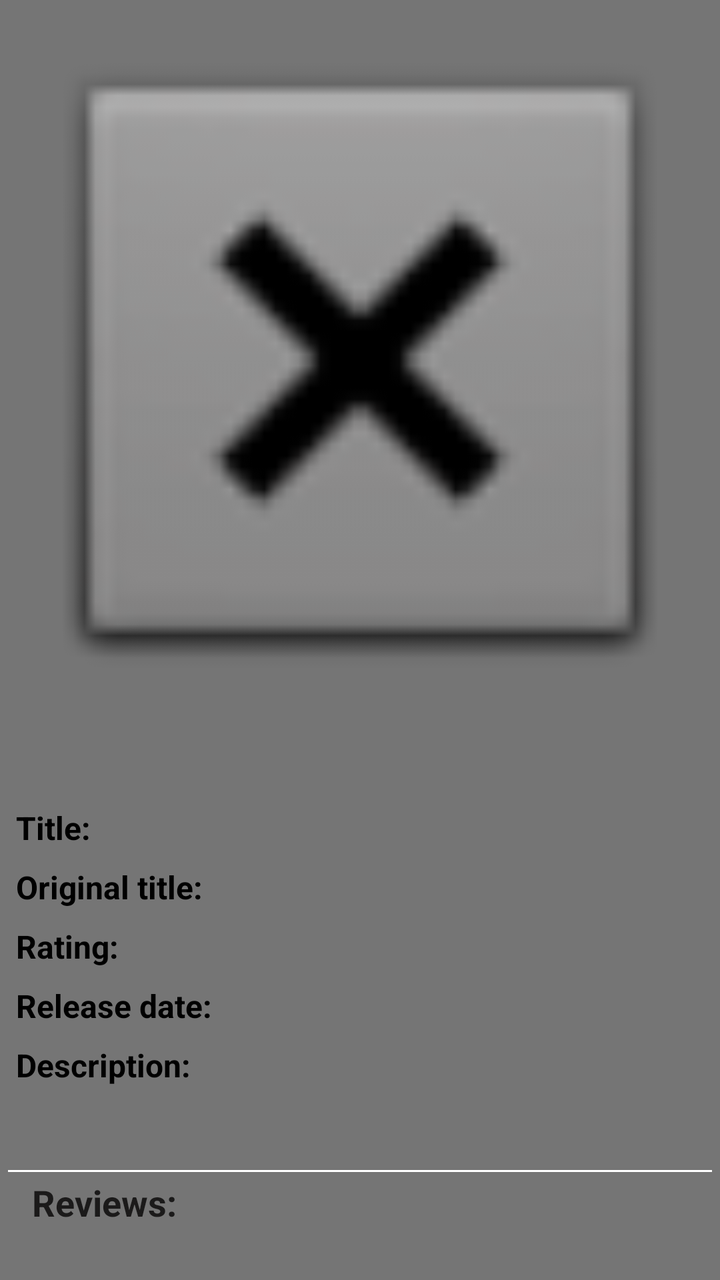
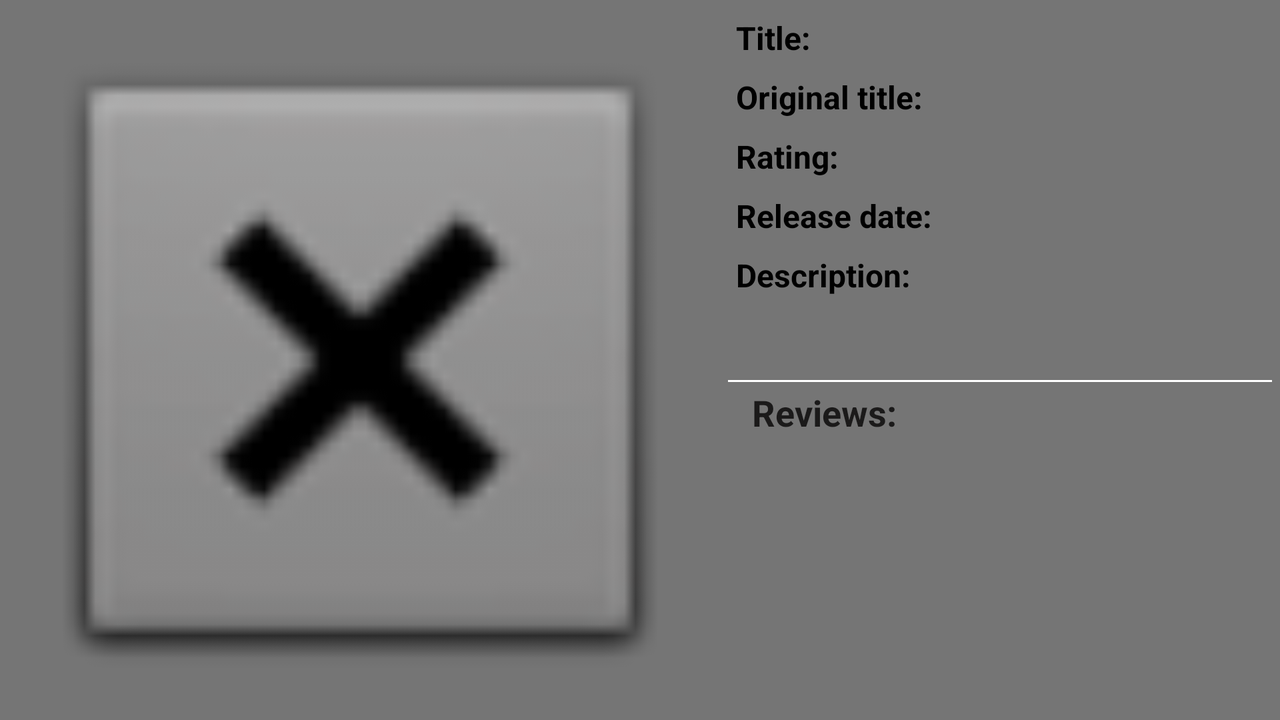

Two renders of one Android screen. The first uses the default layout on a phone; the second uses the alternative layout the repository ships for a different screen configuration, on a matching device. The two XML files are below.
<!-- AndroidManifest.xml: application theme Theme.MyFilms -->
<!-- res/layout/activity_detail.xml -->
<?xml version="1.0" encoding="utf-8"?>
<ScrollView xmlns:android="http://schemas.android.com/apk/res/android"
    xmlns:app="http://schemas.android.com/apk/res-auto"
    xmlns:tools="http://schemas.android.com/tools"
    android:id="@+id/scrollViewInfo"
    android:layout_width="match_parent"
    android:layout_height="match_parent"
    android:background="@color/background"
    tools:context=".DetailActivity">

    <androidx.constraintlayout.widget.ConstraintLayout
        android:layout_width="match_parent"
        android:layout_height="wrap_content">

        <ImageView
            android:id="@+id/imageViewBigPoster"
            android:layout_width="0dp"
            android:layout_height="wrap_content"
            android:layout_margin="0dp"
            android:adjustViewBounds="true"
            android:contentDescription="@string/poster_description"
            app:layout_constraintEnd_toEndOf="parent"
            app:layout_constraintStart_toStartOf="parent"
            app:layout_constraintTop_toTopOf="parent"
            app:srcCompat="@android:drawable/btn_dialog" />


        <ImageView
            android:id="@+id/imageViewAddToFavorites"
            android:layout_width="@dimen/size_of_star"
            android:layout_height="@dimen/size_of_star"
            android:layout_marginEnd="16dp"
            android:contentDescription="@string/favorites_description"
            android:onClick="onClickChangeFavorites"
            app:layout_constraintBottom_toBottomOf="@id/imageViewBigPoster"
            app:layout_constraintEnd_toEndOf="@+id/imageViewBigPoster"
            app:layout_constraintTop_toBottomOf="@+id/imageViewBigPoster"
            app:srcCompat="@drawable/stargold" />

        <include
            android:id="@+id/movieInfo"
            layout="@layout/movie_info"
            android:layout_width="0dp"
            android:layout_height="wrap_content"
            app:layout_constraintEnd_toEndOf="parent"
            app:layout_constraintStart_toStartOf="parent"
            app:layout_constraintTop_toBottomOf="@id/imageViewAddToFavorites" />


    </androidx.constraintlayout.widget.ConstraintLayout>
</ScrollView>
<!-- res/layout/movie_info.xml (included above) -->
<?xml version="1.0" encoding="utf-8"?>
<androidx.constraintlayout.widget.ConstraintLayout xmlns:android="http://schemas.android.com/apk/res/android"
    xmlns:app="http://schemas.android.com/apk/res-auto"
    xmlns:tools="http://schemas.android.com/tools"
    android:layout_width="match_parent"
    android:layout_height="match_parent"
    >

    <TextView
        android:id="@+id/textViewLabelTitle"
        android:layout_width="wrap_content"
        android:layout_height="wrap_content"
        android:text="@string/title"
        style="@style/LabelStyle"
        app:layout_constraintStart_toStartOf="parent"
        app:layout_constraintTop_toTopOf="parent" />


    <androidx.constraintlayout.widget.Guideline
        android:id="@+id/guidelineCenter"
        android:layout_width="wrap_content"
        android:layout_height="wrap_content"
        android:orientation="vertical"
        app:layout_constraintGuide_percent="0.5" />

    <TextView
        android:id="@+id/textViewTitle"
        android:layout_width="0dp"
        android:layout_height="wrap_content"
        android:layout_margin="8dp"
        android:textColor="@color/text"
        android:textSize="16sp"
        app:layout_constraintEnd_toEndOf="parent"
        app:layout_constraintStart_toStartOf="@+id/guidelineCenter"
        app:layout_constraintTop_toTopOf="parent" />

    <TextView
        android:id="@+id/textViewLabelOriginalTitle"
        android:layout_width="wrap_content"
        android:layout_height="wrap_content"
        android:text="@string/original_title"
        style="@style/LabelStyle"
        app:layout_constraintStart_toStartOf="parent"
        app:layout_constraintTop_toBottomOf="@+id/textViewTitle" />

    <TextView
        android:id="@+id/textViewOriginalTitle"
        android:layout_width="0dp"
        android:layout_height="wrap_content"
        android:layout_margin="8dp"
        android:textColor="@color/text"
        android:textSize="16sp"
        app:layout_constraintEnd_toEndOf="parent"
        app:layout_constraintStart_toStartOf="@+id/guidelineCenter"
        app:layout_constraintTop_toBottomOf="@+id/textViewTitle" />

    <TextView
        android:id="@+id/textViewLabelRating"
        android:layout_width="wrap_content"
        android:layout_height="wrap_content"
        style="@style/LabelStyle"
        android:text="@string/rating"
        app:layout_constraintStart_toStartOf="parent"
        app:layout_constraintTop_toBottomOf="@+id/textViewOriginalTitle" />

    <TextView
        android:id="@+id/textViewRating"
        android:layout_width="wrap_content"
        android:layout_height="wrap_content"
        android:layout_margin="8dp"
        android:textColor="#A1FF5D"
        android:textSize="16sp"
        android:textStyle="bold"
        app:layout_constraintEnd_toEndOf="parent"
        app:layout_constraintHorizontal_bias="0.0"
        app:layout_constraintStart_toStartOf="@+id/guidelineCenter"
        app:layout_constraintTop_toBottomOf="@+id/textViewOriginalTitle" />

    <TextView
        android:id="@+id/textViewLabelReleaseDate"
        android:layout_width="wrap_content"
        android:layout_height="wrap_content"
        android:text="@string/release_date"
        style="@style/LabelStyle"
        app:layout_constraintStart_toStartOf="parent"
        app:layout_constraintTop_toBottomOf="@+id/textViewRating" />

    <TextView
        android:id="@+id/textViewReleaseDate"
        android:layout_width="0dp"
        android:layout_height="wrap_content"
        android:layout_margin="8dp"
        android:textColor="@color/text"
        android:textSize="16sp"
        app:layout_constraintEnd_toEndOf="parent"
        app:layout_constraintStart_toStartOf="@+id/guidelineCenter"
        app:layout_constraintTop_toBottomOf="@+id/textViewRating" />

    <TextView
        android:id="@+id/textViewLabelDescription"
        android:layout_width="wrap_content"
        android:layout_height="wrap_content"
        style="@style/LabelStyle"
        android:text="@string/description"
        app:layout_constraintStart_toStartOf="parent"
        app:layout_constraintTop_toBottomOf="@+id/textViewReleaseDate" />


    <TextView
        android:id="@+id/textViewOverview"
        android:layout_width="wrap_content"
        android:layout_height="wrap_content"
        android:layout_margin="0dp"
        android:textColor="@color/text"
        android:textSize="16sp"
        android:padding="8dp"
        app:layout_constraintStart_toStartOf="parent"
        app:layout_constraintTop_toBottomOf="@+id/textViewLabelDescription" />

    <View
        android:layout_width="0dp"
        android:layout_height="1dp"
        android:layout_margin="4dp"
        android:background="#FFFFFF"
        app:layout_constraintTop_toBottomOf="@id/textViewOverview"
        app:layout_constraintStart_toStartOf="parent"
        app:layout_constraintEnd_toEndOf="parent"
        />

    <androidx.recyclerview.widget.RecyclerView
        android:id="@+id/recyclerViewTrailers"
        android:nestedScrollingEnabled="false"
        android:layout_width="0dp"
        android:layout_height="wrap_content"
        app:layout_constraintEnd_toEndOf="parent"
        app:layout_constraintStart_toStartOf="parent"
        app:layout_constraintTop_toBottomOf="@id/textViewOverview"
        />

    <TextView
        android:id="@+id/textViewLabelReview"
        android:layout_width="wrap_content"
        android:layout_height="wrap_content"
        android:layout_marginStart="16dp"
        android:layout_marginTop="8dp"
        android:layout_marginBottom="8dp"
        android:text="@string/reviews"
        android:textColor="#1B1A1A"
        android:textSize="18sp"
        android:textStyle="bold"
        app:layout_constraintBottom_toTopOf="@id/recyclerViewReviews"
        app:layout_constraintStart_toStartOf="parent"
        app:layout_constraintTop_toBottomOf="@id/recyclerViewTrailers" />


    <androidx.recyclerview.widget.RecyclerView
        android:id="@+id/recyclerViewReviews"
        android:nestedScrollingEnabled="false"
        android:layout_width="0dp"
        android:layout_height="wrap_content"
        app:layout_constraintEnd_toEndOf="parent"
        app:layout_constraintStart_toStartOf="parent"
        app:layout_constraintTop_toBottomOf="@id/textViewLabelReview"
        />

</androidx.constraintlayout.widget.ConstraintLayout>
<!-- resources referenced by this layout -->
<resources>
  <color name="background">#757575</color>
  <color name="text">#FCFFE8</color>
  <dimen name="size_of_star">70dp</dimen>
  <string name="description">Description:</string>
  <string name="favorites_description">star</string>
  <string name="original_title">Original title:</string>
  <string name="poster_description">film poster</string>
  <string name="rating">Rating:</string>
  <string name="release_date">Release date:</string>
  <string name="reviews">Reviews:</string>
  <string name="title">Title:</string>
  <style name="LabelStyle">
          <item name="android:textStyle">bold</item>
          <item name="android:textSize">16sp</item>
          <item name="android:textColor">#000000</item>
          <item name="android:layout_margin">8dp</item>
      </style>
  <style name="Theme.MyFilms" parent="Theme.AppCompat.Light.DarkActionBar">
          
          <item name="colorPrimary">@color/colorPrimary</item>
          <item name="colorPrimaryDark">@color/colorPrimaryDark</item>
          <item name="colorAccent">@color/teal_200</item>
          
          
      </style>
  <color name="colorPrimary">#000000</color>
  <color name="colorPrimaryDark">#000000</color>
  <color name="teal_200">#FF03DAC5</color>
</resources>
<!-- res/layout-land/activity_detail.xml (the repository's variant of the layout above) -->
<!-- drawn on the phone turned sideways -->
<?xml version="1.0" encoding="utf-8"?>
    <androidx.constraintlayout.widget.ConstraintLayout xmlns:android="http://schemas.android.com/apk/res/android"
        xmlns:app="http://schemas.android.com/apk/res-auto"
        xmlns:tools="http://schemas.android.com/tools"
        android:layout_width="match_parent"
        android:layout_height="match_parent"
        android:background="@color/background"
        tools:context=".DetailActivity">


        <ImageView
            android:id="@+id/imageViewBigPoster"
            android:layout_width="wrap_content"
            android:layout_height="0dp"
            android:adjustViewBounds="true"
            app:layout_constraintStart_toStartOf="parent"
            app:layout_constraintTop_toTopOf="parent"
            app:layout_constraintBottom_toBottomOf="parent"
            app:srcCompat="@android:drawable/btn_dialog"
            android:contentDescription="@string/poster_description" />


        <ImageView
            android:id="@+id/imageViewAddToFavorites"
            android:layout_width="40dp"
            android:layout_height="40dp"
            android:layout_marginEnd="16dp"
            android:layout_marginTop="16dp"
            android:onClick="onClickChangeFavorites"
            app:layout_constraintEnd_toEndOf="@+id/imageViewBigPoster"
            app:layout_constraintTop_toTopOf="@+id/imageViewBigPoster"
            app:srcCompat="@drawable/star"
            android:contentDescription="@string/favorites_description" />

    <ScrollView
        android:id="@+id/scrollViewInfo"
        android:layout_width="0dp"
        android:layout_height="0dp"
        app:layout_constraintBottom_toBottomOf="parent"
        app:layout_constraintEnd_toEndOf="parent"
        app:layout_constraintHorizontal_bias="0.0"
        app:layout_constraintStart_toEndOf="@id/imageViewBigPoster"
        app:layout_constraintTop_toTopOf="parent"
        app:layout_constraintVertical_bias="0.0">

        <include
            android:id="@+id/movieInfo"
            layout="@layout/movie_info"
            android:layout_width="match_parent"
            android:layout_height="wrap_content" />


    </ScrollView>


</androidx.constraintlayout.widget.ConstraintLayout>
<!-- resources referenced by the variant -->
<!-- as the phone turned sideways resolves them -->
<resources>
  <color name="background">#757575</color>
  <color name="text">#FCFFE8</color>
  <string name="description">Description:</string>
  <string name="favorites_description">star</string>
  <string name="original_title">Original title:</string>
  <string name="poster_description">film poster</string>
  <string name="rating">Rating:</string>
  <string name="release_date">Release date:</string>
  <string name="reviews">Reviews:</string>
  <string name="title">Title:</string>
  <style name="LabelStyle">
          <item name="android:textStyle">bold</item>
          <item name="android:textSize">16sp</item>
          <item name="android:textColor">#000000</item>
          <item name="android:layout_margin">8dp</item>
      </style>
  <style name="Theme.MyFilms" parent="Theme.AppCompat.Light.DarkActionBar">
          
          <item name="colorPrimary">@color/colorPrimary</item>
          <item name="colorPrimaryDark">@color/colorPrimaryDark</item>
          <item name="colorAccent">@color/teal_200</item>
          
          
      </style>
  <color name="colorPrimary">#000000</color>
  <color name="colorPrimaryDark">#000000</color>
  <color name="teal_200">#FF03DAC5</color>
</resources>
